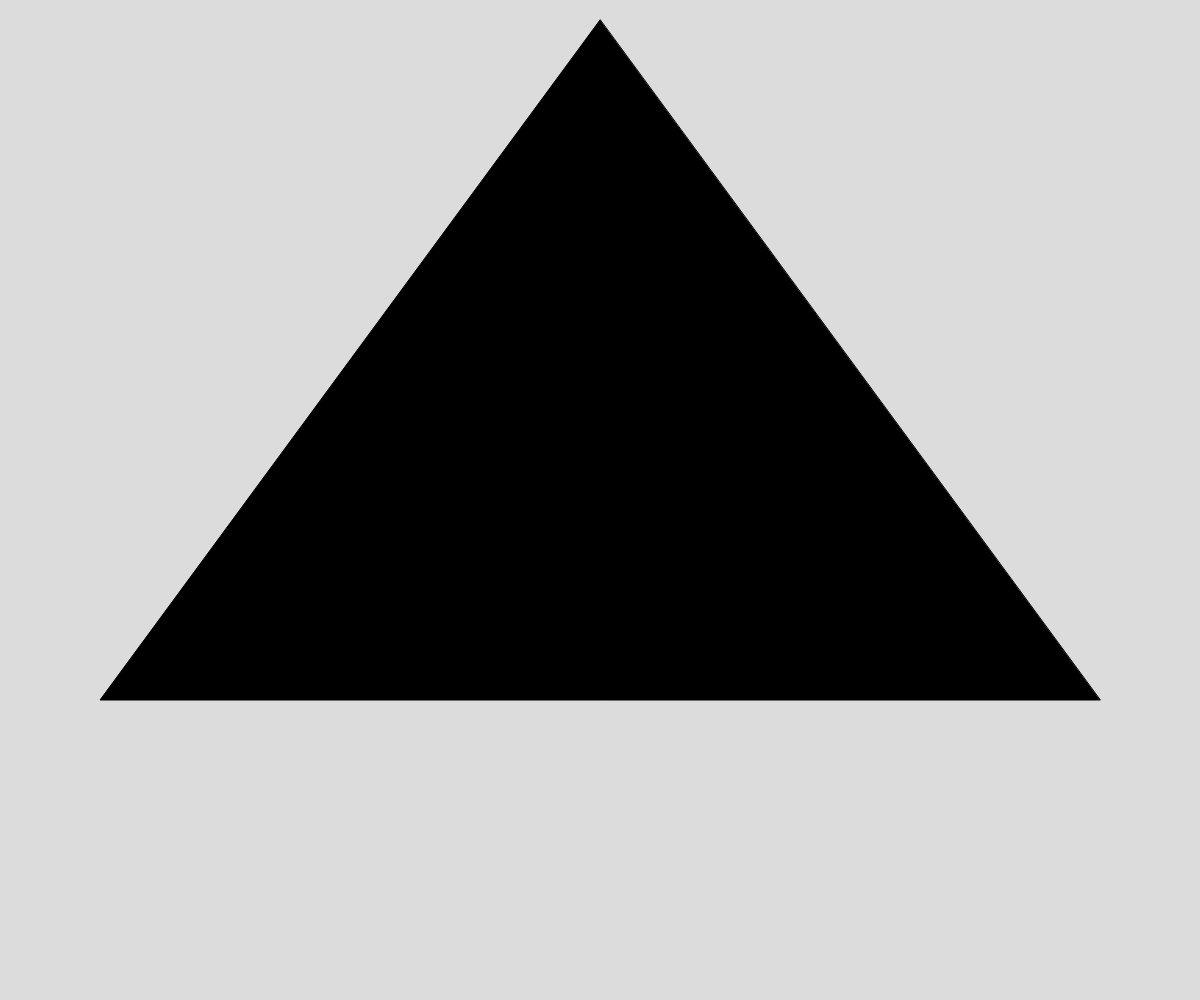
Frame 1 (no input)
Frame 60 (no input): identical to frame 1, image omitted
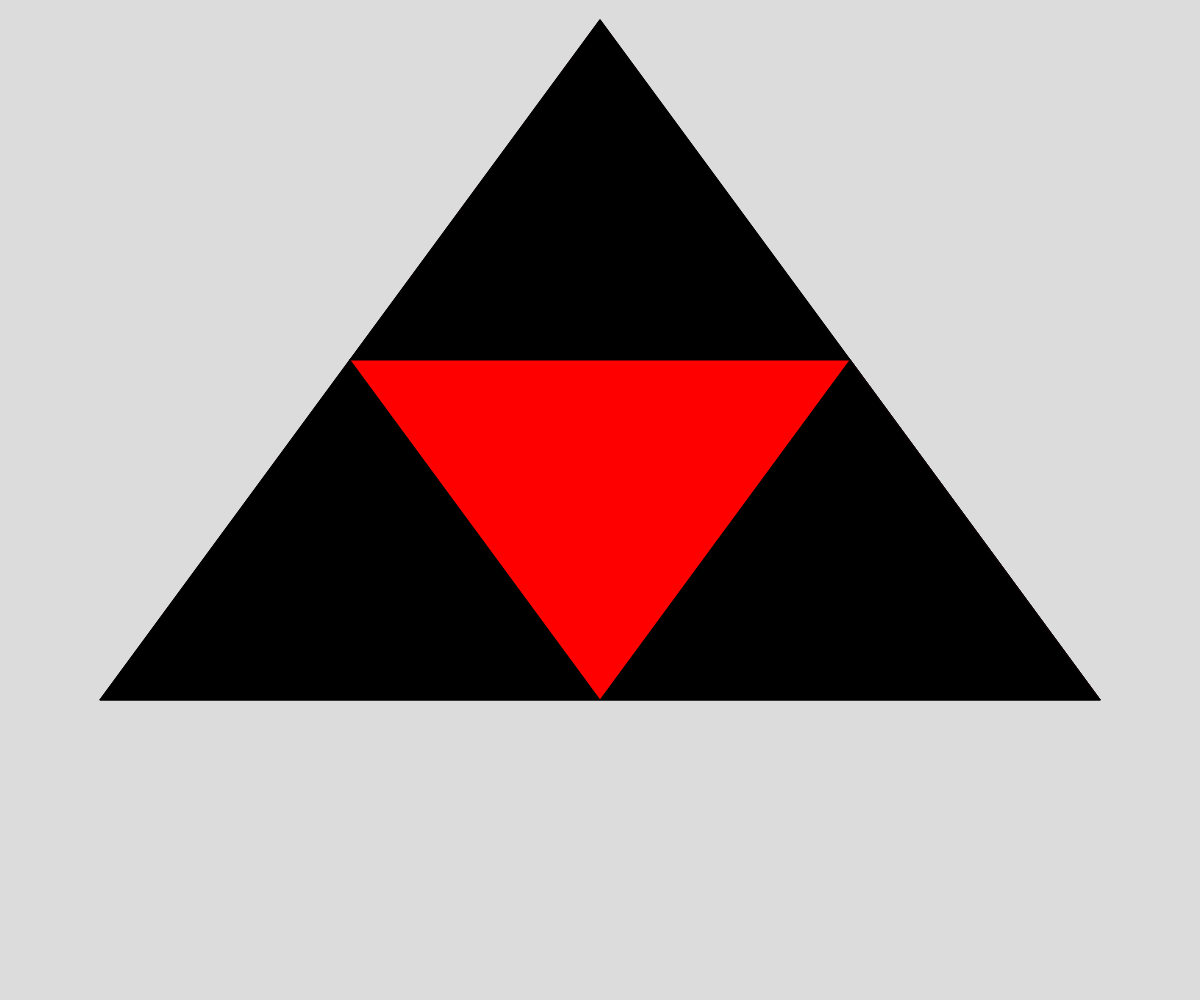
Frame 120 (the mouse pressed at the canvas centre since frame 60)

The p5.js sketch that drew these frames (run headless with seeded random() and noise() and a simulated clock; from frame 60 on, the mouse is pressed at the canvas centre):

// p5.js sketch
// ── sketch.js
// Project Title
// Your Name
// Date
//
// Extra for Experts:
// - describe what you did to take this project "above and beyond"

let theDepth = 0;
let theColors = ["black", "red", "blue", "yellow", "brown", "purple", "orange", "green"];

let initialTriangle = [
  {x: 600, y:20},
  {x: 100, y:700},
  {x: 1100, y:700}
];

function setup() {
  createCanvas(windowWidth, windowHeight);
}

function draw() {
  background(220);
  sierpinski(initialTriangle, theDepth);
}

function mousePressed(){
  if(theDepth< 7){
    theDepth++;
  }
 
}
function sierpinski(points, depth){
  fill(theColors[depth]);
  triangle(points[0].x, points[0].y,
    points[1].x, points[1].y,
    points[2].x, points[2].y,
  );

  if(depth> 0){
    //draw the lower left triangle
    sierpinski([midPoint(points[0], points[1]),
      midPoint(points[1], points[2]),
      points[1]],
    depth - 1);
    sierpinski([midPoint(points[0], points[1]),
      midPoint(points[0], points[2]),
      points[0]],
    depth - 1);
    sierpinski([midPoint(points[0], points[2]),
      midPoint(points[1], points[2]),
      points[2]],
    depth - 1);
  }
  
}

function midPoint(point1, point2){
  let newX = (point1.x + point2.x) / 2;
  let newY = (point1.y + point2.y)/ 2;
  return {x: newX, y: newY};
}
